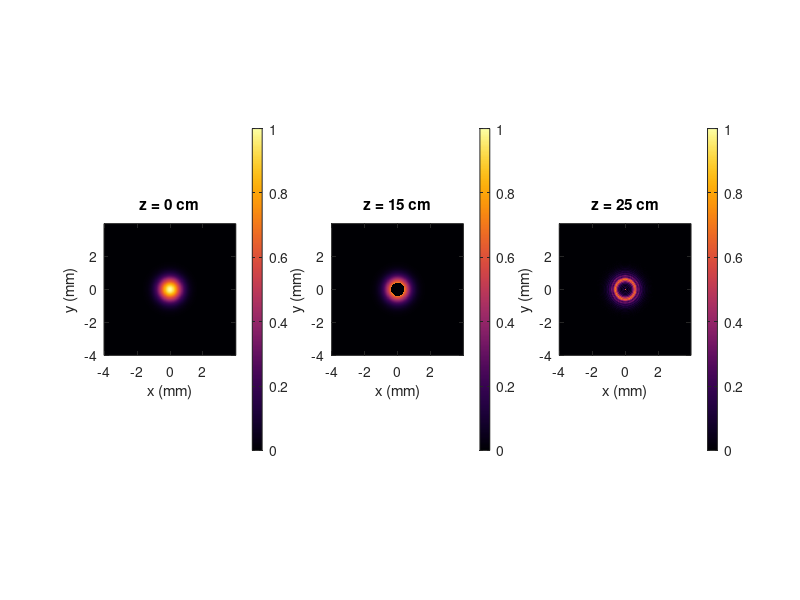
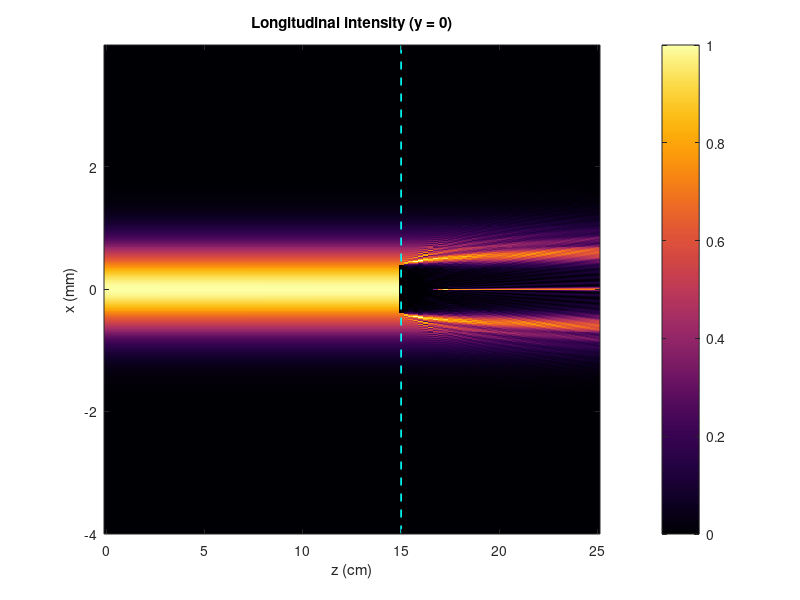
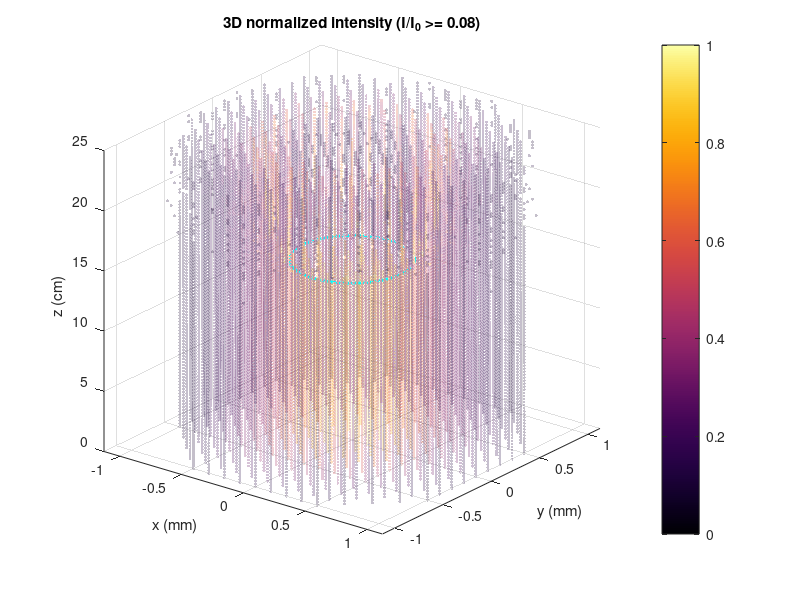

Recreate these plots in MATLAB, in order. (Note: this script raises an error after producing the figures.)
function gaussian_beam_obstruction(varargin)
%GAUSSIAN_BEAM_OBSTRUCTION Simulate a centrally blocked Gaussian beam.
%   GAUSSIAN_BEAM_OBSTRUCTION() propagates a 695 nm TEM00 Gaussian beam
%   along +z, places an opaque disk at z = 15 cm, and calculates the field
%   through z = 25 cm. Figures and numerical data are written to output/.
%
%   Name-value pairs can override Wavelength, Waist, ObstacleZ,
%   ObstacleRadius, FinalZ, Window, Samples, ZSamples, and OutputDirectory.

    parameters = parse_inputs(varargin{:});
    if parameters.FinalZ <= parameters.ObstacleZ
        error('FinalZ must be greater than ObstacleZ.');
    end
    if ~exist(parameters.OutputDirectory, 'dir')
        mkdir(parameters.OutputDirectory);
    end

    n = parameters.Samples;
    dx = parameters.Window / n;
    coordinate = (-n/2:n/2-1) * dx;
    [xGrid, yGrid] = meshgrid(coordinate, coordinate);

    % At z=0 the beam waist has a planar wavefront and unit peak field.
    initialField = exp(-(xGrid.^2 + yGrid.^2) / parameters.Waist^2);
    referenceIntensity = max(abs(initialField(:)).^2);

    fieldAtObstacle = fresnel_propagate(initialField, parameters.ObstacleZ, ...
        parameters.Wavelength, dx);
    opaqueDisk = (xGrid.^2 + yGrid.^2) < parameters.ObstacleRadius^2;
    fieldAfterObstacle = fieldAtObstacle;
    fieldAfterObstacle(opaqueDisk) = 0;
    finalField = fresnel_propagate(fieldAfterObstacle, ...
        parameters.FinalZ - parameters.ObstacleZ, parameters.Wavelength, dx);

    z = linspace(0, parameters.FinalZ, parameters.ZSamples);
    intensity = zeros(n, n, parameters.ZSamples, 'single');
    for index = 1:parameters.ZSamples
        if z(index) < parameters.ObstacleZ
            field = fresnel_propagate(initialField, z(index), ...
                parameters.Wavelength, dx);
        else
            field = fresnel_propagate(fieldAfterObstacle, ...
                z(index) - parameters.ObstacleZ, parameters.Wavelength, dx);
        end
        intensity(:, :, index) = single(abs(field).^2 / referenceIntensity);
    end

    save_xy_planes(parameters.OutputDirectory, coordinate, initialField, ...
        fieldAfterObstacle, finalField, referenceIntensity, parameters);
    save_longitudinal(parameters.OutputDirectory, coordinate, z, intensity, parameters);
    save_3d(parameters.OutputDirectory, coordinate, z, intensity, parameters);

    wavelength = parameters.Wavelength; %#ok<NASGU>
    waist = parameters.Waist; %#ok<NASGU>
    obstacleZ = parameters.ObstacleZ; %#ok<NASGU>
    obstacleRadius = parameters.ObstacleRadius; %#ok<NASGU>
    x = coordinate; %#ok<NASGU>
    y = coordinate; %#ok<NASGU>
    save(fullfile(parameters.OutputDirectory, 'intensity_data.mat'), ...
        'x', 'y', 'z', 'intensity', 'wavelength', 'waist', ...
        'obstacleZ', 'obstacleRadius', '-v7.3');
end


function parameters = parse_inputs(varargin)
    parser = inputParser;
    positiveScalar = @(value) isnumeric(value) && isscalar(value) && ...
        isfinite(value) && value > 0;
    integerScalar = @(value) positiveScalar(value) && value == round(value);
    addParameter(parser, 'Wavelength', 695e-9, positiveScalar);
    addParameter(parser, 'Waist', 1e-3, positiveScalar);
    addParameter(parser, 'ObstacleZ', 0.15, positiveScalar);
    addParameter(parser, 'ObstacleRadius', 0.4e-3, positiveScalar);
    addParameter(parser, 'FinalZ', 0.25, positiveScalar);
    addParameter(parser, 'Window', 8e-3, positiveScalar);
    addParameter(parser, 'Samples', 512, integerScalar);
    addParameter(parser, 'ZSamples', 101, integerScalar);
    addParameter(parser, 'OutputDirectory', 'output', ...
        @(value) ischar(value) || (isstring(value) && isscalar(value)));
    parse(parser, varargin{:});
    parameters = parser.Results;
    parameters.OutputDirectory = char(parameters.OutputDirectory);
end


function propagated = fresnel_propagate(field, distance, wavelength, spacing)
%FRESNEL_PROPAGATE Apply the paraxial transfer function in frequency space.
    n = size(field, 1);
    frequencies = ifftshift((-floor(n/2):ceil(n/2)-1) / (n * spacing));
    [fx, fy] = meshgrid(frequencies, frequencies);
    transferFunction = exp(-1i * pi * wavelength * distance .* (fx.^2 + fy.^2));
    propagated = ifft2(fft2(field) .* transferFunction);
end


function save_xy_planes(outputDirectory, coordinate, initialField, ...
        obstacleField, finalField, referenceIntensity, parameters)
    figureHandle = figure('Color', 'white', 'Position', [100, 100, 1400, 430]);
    fields = {initialField, obstacleField, finalField};
    positions = [0, parameters.ObstacleZ, parameters.FinalZ];
    for index = 1:3
        subplot(1, 3, index);
        imagesc(1e3 * coordinate, 1e3 * coordinate, ...
            abs(fields{index}).^2 / referenceIntensity, [0, 1]);
        axis image xy;
        xlabel('x (mm)'); ylabel('y (mm)');
        title(sprintf('z = %.0f cm', 100 * positions(index)));
        colormap(gca, inferno_colormap(256));
        colorbar;
    end
    print(figureHandle, fullfile(outputDirectory, 'xy_intensity_planes.png'), ...
        '-dpng', '-r220');
    close(figureHandle);
end


function save_longitudinal(outputDirectory, coordinate, z, intensity, parameters)
    centerIndex = floor(numel(coordinate) / 2) + 1;
    xzIntensity = squeeze(intensity(centerIndex, :, :));
    figureHandle = figure('Color', 'white', 'Position', [100, 100, 900, 480]);
    imagesc(100 * z, 1e3 * coordinate, xzIntensity, [0, 1]);
    axis xy;
    xlabel('z (cm)'); ylabel('x (mm)');
    title('Longitudinal intensity (y = 0)');
    colormap(inferno_colormap(256)); colorbar;
    hold on;
    plot([100 100] * parameters.ObstacleZ, 1e3 * [coordinate(1), coordinate(end)], ...
        '--c', 'LineWidth', 1.2);
    hold off;
    print(figureHandle, fullfile(outputDirectory, 'longitudinal_xz_intensity.png'), ...
        '-dpng', '-r220');
    close(figureHandle);
end


function save_3d(outputDirectory, coordinate, z, intensity, parameters)
    xyStride = max(1, floor(numel(coordinate) / 64));
    zStride = max(1, floor(numel(z) / 60));
    reducedCoordinate = coordinate(1:xyStride:end);
    reducedZ = z(1:zStride:end);
    reducedIntensity = intensity(1:xyStride:end, 1:xyStride:end, 1:zStride:end);
    [xGrid, yGrid, zGrid] = meshgrid(reducedCoordinate, reducedCoordinate, reducedZ);
    visible = reducedIntensity >= 0.08;

    figureHandle = figure('Color', 'white', 'Position', [100, 100, 1000, 700]);
    scatter3(1e3 * xGrid(visible), 1e3 * yGrid(visible), 100 * zGrid(visible), ...
        5, double(reducedIntensity(visible)), 'filled', ...
        'MarkerFaceAlpha', 0.25, 'MarkerEdgeAlpha', 0.1);
    colormap(inferno_colormap(256)); colorbar; caxis([0, 1]);
    hold on;
    angle = linspace(0, 2*pi, 150);
    plot3(1e3 * parameters.ObstacleRadius * cos(angle), ...
        1e3 * parameters.ObstacleRadius * sin(angle), ...
        100 * parameters.ObstacleZ * ones(size(angle)), 'c-', 'LineWidth', 2);
    hold off;
    xlabel('x (mm)'); ylabel('y (mm)'); zlabel('z (cm)');
    title('3D normalized intensity (I/I_0 >= 0.08)');
    axis tight; grid on; view(38, 24);
    print(figureHandle, fullfile(outputDirectory, 'xyz_intensity_3d.png'), ...
        '-dpng', '-r220');
    close(figureHandle);
end


function colors = inferno_colormap(numberOfColors)
%INFERNO_COLORMAP Toolbox-free dark-to-bright perceptual approximation.
    anchors = [0.0015 0.0005 0.0139; 0.2201 0.0160 0.3180; ...
        0.5783 0.1480 0.4044; 0.8650 0.3168 0.2261; ...
        0.9876 0.6453 0.0399; 0.9884 0.9984 0.6449];
    anchorPositions = linspace(0, 1, size(anchors, 1));
    colors = interp1(anchorPositions, anchors, linspace(0, 1, numberOfColors), 'pchip');
    colors = min(max(colors, 0), 1);
end
